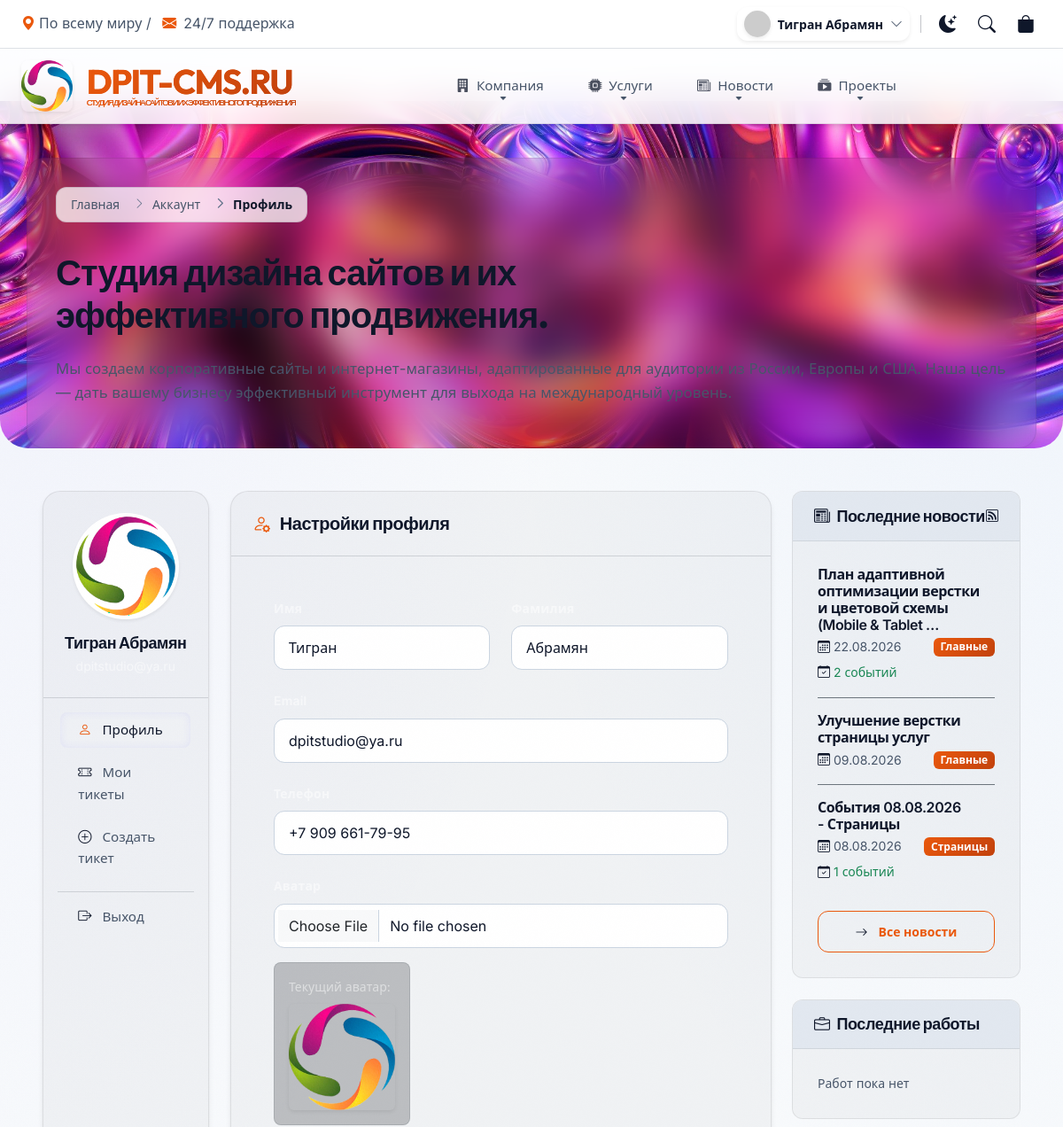
Page /accounts/profile/ (signed in, upper part) on the earlier database version.
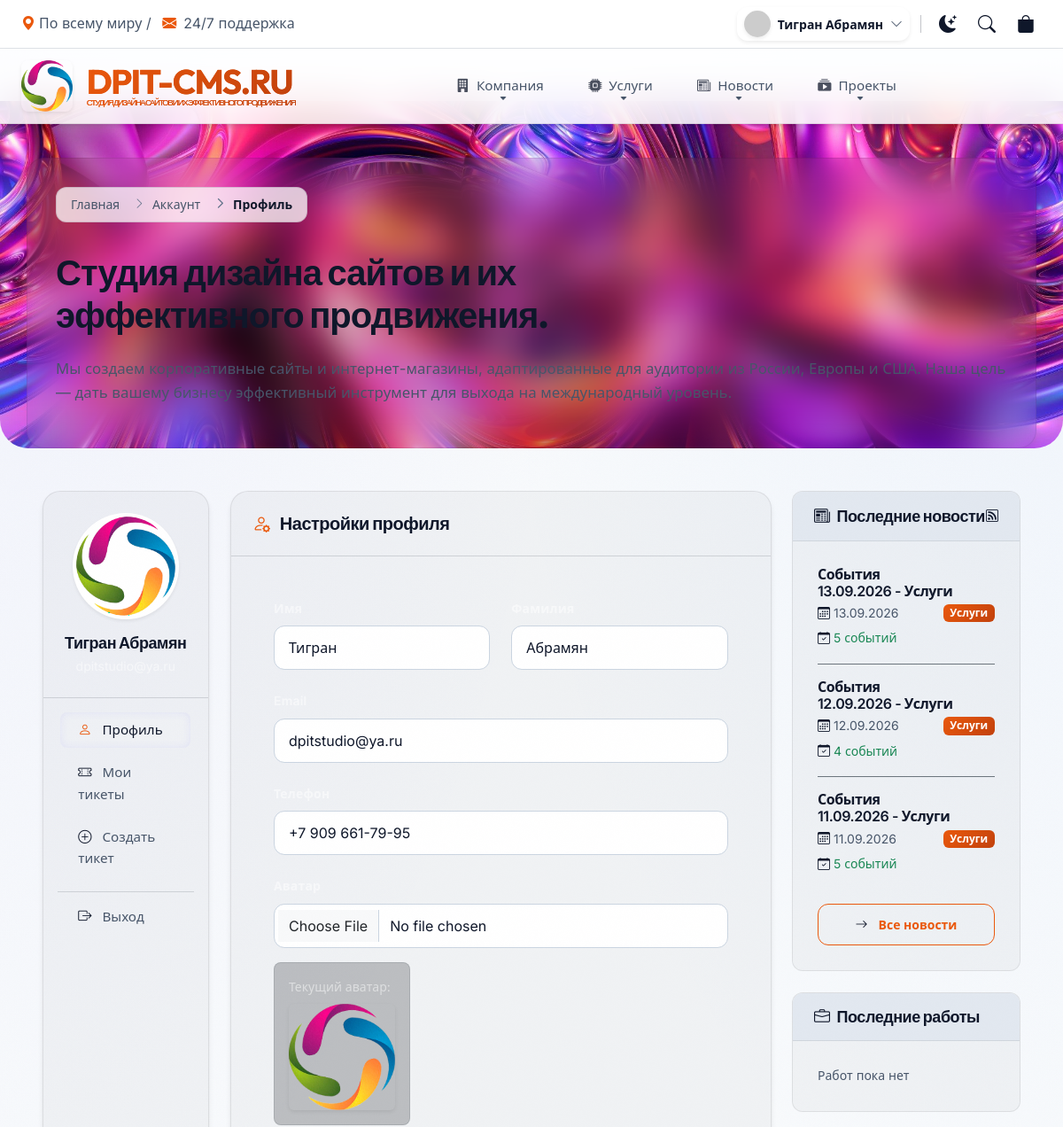
Same page on the later database version.
### news/models.py (models this page shows, shortened)
class News(ActiveModel, SEOModel, TimestampModel):
    title = models.CharField(max_length=200, verbose_name="Заголовок")
    slug = models.SlugField(unique=True, verbose_name="URL")
    category = models.ForeignKey(
        NewsCategory, on_delete=models.CASCADE, verbose_name="Категория"
    )
    news_date = models.DateField(
        default=timezone.now,
        verbose_name="Дата новости",
        help_text="Дата, к которой относятся события (год, месяц, день)"
    )
    image = models.ImageField(
        upload_to=RenameUploadTo("news/images/"),
        verbose_name="Изображение",
        blank=True,
        null=True
    )
    content = HTMLField(verbose_name="Контент", default="<p>Контент сайта</p>")
    views = models.IntegerField(default=0, verbose_name="Просмотры")
    class Meta:
        verbose_name = "Новость"
        verbose_name_plural = "Новости"
        ordering = ["-news_date", "-created_at"]
        unique_together = [['category', 'news_date']]

class NewsCategory(ActiveModel, SEOModel, HeaderModel):
    name = models.CharField(max_length=100, verbose_name="Название")
    slug = models.SlugField(unique=True, verbose_name="URL")
    logo = models.ImageField(upload_to=RenameUploadTo("news/categories/"), verbose_name="Логотип")
    description = models.TextField(verbose_name="Описание")
    content = HTMLField(verbose_name="Описание на странице", default="<p>Описание</p>")
    order = models.IntegerField(default=0, verbose_name="Порядок")
    class Meta:
        verbose_name = "Категория новостей"
        verbose_name_plural = "Категории новостей"
        ordering = ["order", "name"]

### accounts/views.py (the view)
# urls.py: path("profile/", views.profile_view, name="profile"),
@login_required
def profile_view(request):
    if request.method == "POST":
        form = UserProfileForm(request.POST, request.FILES, instance=request.user)
        if form.is_valid():
            form.save()
            messages.success(request, "Профиль успешно обновлен!")
            return redirect("accounts:profile")
    else:
        form = UserProfileForm(instance=request.user)
    return render(request, "accounts/profile.html", {"form": form})

### accounts/forms.py
class UserProfileForm(forms.ModelForm):
    class Meta:
        model = User
        fields = ("first_name", "last_name", "email", "phone", "avatar")
        widgets = {
            "first_name": forms.TextInput(attrs={"class": "form-control"}),
            "last_name": forms.TextInput(attrs={"class": "form-control"}),
            "email": forms.EmailInput(attrs={"class": "form-control"}),
            "phone": forms.TextInput(attrs={"class": "form-control"}),
            "avatar": forms.FileInput(attrs={"class": "form-control"}),
        }
        labels = {
            "first_name": "Имя",
            "last_name": "Фамилия",
            "email": "Email",
            "phone": "Телефон",
            "avatar": "Аватар",
        }

### cart/cart.py (called while the page is built)
    def get_items(self):
        if not hasattr(self, '_items_cache'):
            self._items_cache = list(self.__iter__())
        return self._items_cache

    def __len__(self):
        return sum(item['quantity'] for item in self.get_items())

### cart/context_processors.py (called while the page is built)
def cart(request):
    return {'cart': Cart(request)}

### cart/models.py (called while the page is built)
    def get_total_cost(self):
        return sum(item.get_cost() for item in self.items.all())

### accounts/templates/accounts/profile.html (shortened to what the changed rows need)
{% extends "base.html" %}
{% load static %}
{% block extra_css %}
<link href="{% static 'accounts/css/accounts.css' %}" rel="stylesheet">
{% endblock %}

### templates/includes/sidebar/block_news.html
<div class="sidebar-card mb-4">
    <div class="sidebar-header d-flex justify-content-between align-items-center">
        <h5 class="mb-0 text-white"><i class="bi bi-newspaper me-2"></i>Последние новости</h5>
        <a href="{% url 'news:feed' %}" class="text-muted small" title="RSS лента">
            <i class="bi bi-rss"></i>
        </a>
    </div>
    <div class="card-body">
        {% for latest in latest_news %}
        <div class="mb-3 pb-3 {% if not forloop.last %}border-bottom border-secondary{% endif %}">
            <h6 class="fw-semibold mb-1">
                <a href="{% url 'news:detail' latest.slug %}" class="text-white text-decoration-none hover-primary">
                    {{ latest.title|truncatewords:10 }}
                </a>
            </h6>
            <div class="d-flex justify-content-between align-items-center">
                <small class="text-muted">
                    <i class="bi bi-calendar3 me-1"></i>{{ latest.news_date|date:"d.m.Y" }}
                </small>
                <span class="badge badge-category-name bg-primary">
                    {{ latest.category.name }}
                </span>
            </div>
            {% if latest.events.count > 0 %}
            <div class="mt-1">
                <small class="text-success">
                    <i class="bi bi-calendar-check me-1"></i>{{ latest.events.count }} событий
                </small>
            </div>
            {% endif %}
        </div>
        {% empty %}
        <p class="text-muted mb-0 small">Новости пока не опубликованы</p>
        {% endfor %}
        {% if latest_news %}
        <div class="text-center mt-2">
            <a href="{% url 'news:list' %}" class="btn btn-sm btn-outline-primary w-100">
                <i class="bi bi-arrow-right me-1"></i>Все новости
            </a>
        </div>
        {% endif %}
    </div>
</div>

Differences in the rows shown:
no longer on this page (row unchanged): News: title "План адаптивной оптимизации верстки и цветовой схемы (Mobile & Tablet …", news_date "22.08.2026", category.name "Главные", events.count "2"
no longer on this page (row unchanged): News: title "Улучшение верстки страницы услуг", news_date "09.08.2026", category.name "Главные"
no longer on this page (row unchanged): News: title "События 08.08.2026 - Страницы", news_date "08.08.2026", category.name "Страницы", events.count "1"
added News: title "События 13.09.2026 - Услуги", news_date "13.09.2026", category.name "Услуги", events.count "5"
added News: title "События 12.09.2026 - Услуги", news_date "12.09.2026", category.name "Услуги", events.count "4"
added News: title "События 11.09.2026 - Услуги", news_date "11.09.2026", category.name "Услуги", events.count "5"
